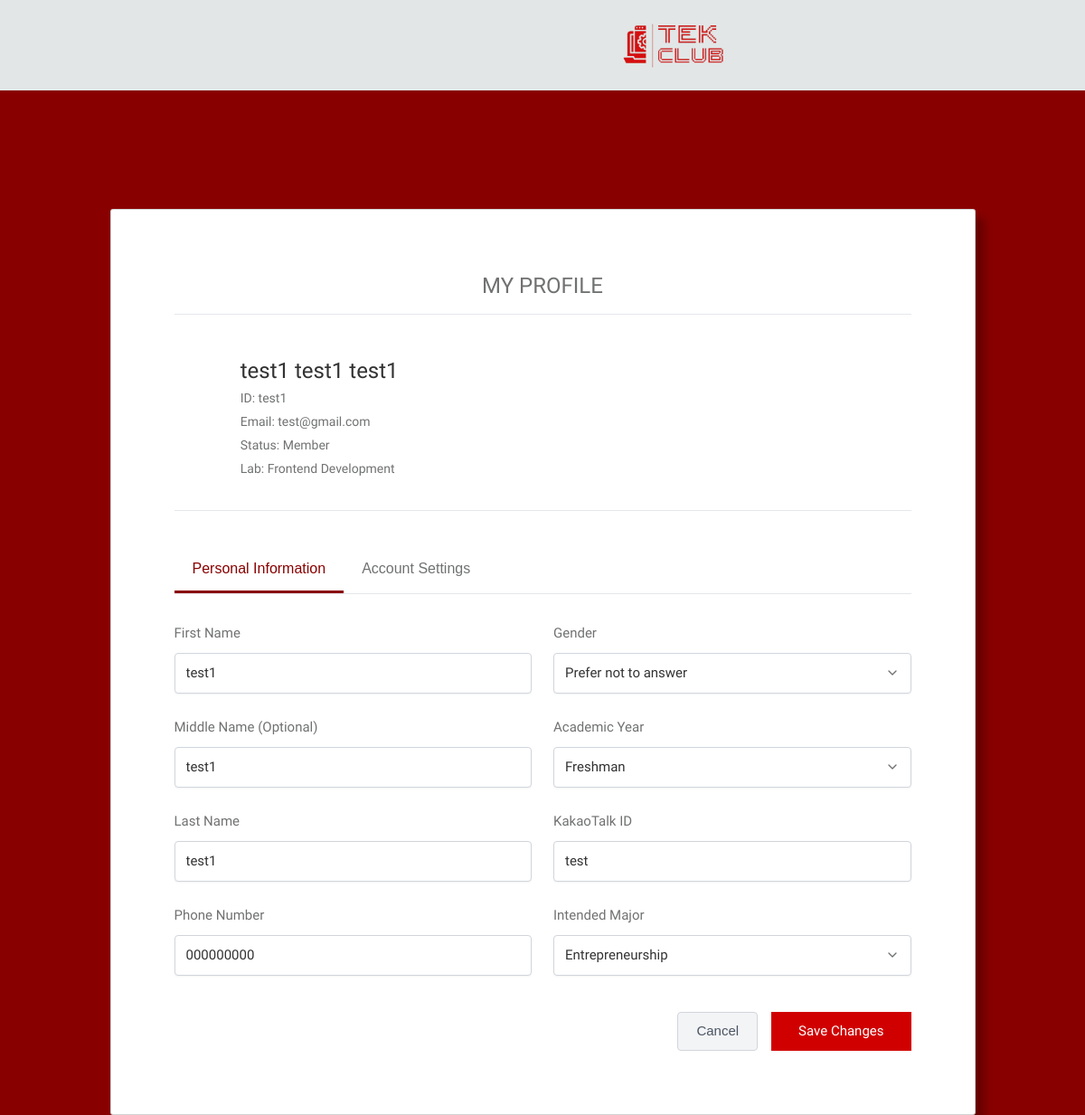
Page /account/mypage/ (signed in) on the committed database.
### app7_account/models.py (models this page shows, shortened)
class UserProfile(models.Model):
    user = models.OneToOneField(User, on_delete=models.CASCADE, related_name='profile')
    phonenumber = models.CharField(max_length=20)
    kakaotalkID = models.CharField(max_length=20)
    middle_name = models.CharField(max_length=50)
    gender = models.CharField(max_length=20, blank=True, null=True, default="")
    academicyear = models.CharField(max_length=20, blank=True, null=True, default="")
    intendedmajor = models.CharField(max_length=50, blank=True, null=True, default="")
    status = models.CharField(max_length=50)
    lab = models.CharField(max_length=50)

### app7_account/views.py (the view, shortened to what this page needs)
# urls.py: path('mypage/', views.mypage, name='mypage'),
@login_required
@transaction.atomic
def mypage(request):
    profile, _ = UserProfile.objects.get_or_create(user=request.user)
    initials = (
        (request.user.first_name[:1] + request.user.last_name[:1]).upper()
        if (request.user.first_name or request.user.last_name)
        else request.user.username[:2].upper()
    )
    return render(request, "mypage.html", {
        "profile": profile,
        "user_initials": initials,
    })

### app7_account/templates/mypage.html (shortened to what this page needs)
{% extends 'base.html' %}
{% load static %}
{% block extra-head %}
<link rel="stylesheet" href="{% static 'mypage.css' %}?{% now "U" %}">
{% endblock %}
{% block otherpages %}
  <body>
    <div class="container">
        <header>
            <div class="header-content">
            <a href="{% url 'landing:landing' %}">
                <img class="element-logo" alt="Element" src="{% static 'img/teklogo.png' %}" />
            </a>
            </div>
        </header>
        <div class="form-container">
            <div class="card">
            <div class="card-content">
                <div class="form-header">
                <h2>MY PROFILE</h2>
                <div class="separator"></div>
                </div>
                <div class="user-summary">
                <div class="user-avatar">
                    <div class="avatar-placeholder">
                    <span>{{ user_initials }}</span>
                    </div>
                </div>
                <div class="user-info">
                    <h3 class="user-name">
                        {{ user.first_name }}
                        {% if profile.middle_name %} {{ profile.middle_name }}{% endif %}
                        {{ user.last_name }}
                    </h3>
                    <p class="user-id">ID: {{ user.username }}</p>
                    <p class="user-email">Email: {{ user.email }}</p>
                    <p class="user-status">Status: {{ profile.status }}</p>
                    <p class="user-status">Lab: {{ profile.lab }}</p>
                </div>
                </div>
                <form method="post" action="">
                <div class="form-tabs">
                    <button type="button" class="tab-btn active" data-tab="personal">Personal Information</button>
                    <button type="button" class="tab-btn" data-tab="account">Account Settings</button>
                </div>
                <div class="tab-content active" id="personal-tab">
                    <div class="form-grid">
                    <div class="form-column">
                        <div class="form-field">
                        <label for="first_name">First Name</label>
                        <input type="text" id="first_name"  name="first_name"  value="{{ user.first_name }}" required>
                    </div>
                        <div class="form-field">
                        <label for="middle_name">Middle Name (Optional)</label>
                        <input type="text" id="middle_name" name="middle_name" value="{{ profile.middle_name }}">
                    </div>
                        <div class="form-field">
                        <label for="last_name">Last Name</label>
                        <input type="text" id="last_name"   name="last_name"   value="{{ user.last_name }}" required>
                    </div>
                        <div class="form-field">
                        <label for="phonenumber">Phone Number</label>
                        <input type="tel"  id="phonenumber" name="phonenumber" value="{{ profile.phonenumber }}">
                    </div>
                    </div>
                    <div class="form-column">
                        <div class="form-field">
                        <label for="gender">Gender</label>
                        <select id="gender" name="gender" class="form-select">
                            <option value="prefer_not_to_answer" {% if profile.gender == 'prefer_not_to_answer' %}selected{% endif %}>Prefer not to answer</option>
                        </select>
                        </div>
                        <div class="form-field">
                        <label for="academicyear">Academic Year</label>
                        <select id="academicyear" name="academicyear" class="form-select">
                            <option value="freshman" {% if profile.academicyear == 'freshman' %}selected{% endif %}>Freshman</option>
                        </select>
                        </div>
                        <div class="form-field">
                        <label for="kakaotalkID">KakaoTalk ID</label>
                        <input type="text" id="kakaotalkID" name="kakaotalkID" value="{{ profile.kakaotalkID }}">
                        </div>
                        <div class="form-field">
                        <label for="intendedmajor">Intended Major</label>
                        <select id="intendedmajor" name="intendedmajor" class="form-select">
                            <option value="entp" {% if profile.intendedmajor == 'entp' %}selected{% endif %}>Entrepreneurship</option>
                        </select>
                        </div>
                    </div>
                    </div>
                </div>
                <div class="action-buttons">
                    <button type="button" class="cancel-button">Cancel</button>
                    <button type="submit" class="submit-button">Save Changes</button>
                </div>
                </form>
            </div>
            </div>
        </div>
    </div>
  </body>
</html>
{% endblock %}

### static/base.css (style rules this page uses)
* { margin: 0; padding: 0; font-family: 'Turret road', sans-serif; }
html, body { font-family: 'Space Mono', 'Space Mono', sans-serif; height: 100%; }

### app7_account/static/mypage.css (style rules this page uses)
* { margin: 0; padding: 0; box-sizing: border-box; }
body { background-color: #890000; min-height: 100vh; display: flex; flex-direction: column; }
.container { display: flex; flex-direction: column; min-height: 100vh; }
header { position: fixed; width: 100%; height: 100px; top: 0; left: 0; background-color: #e2e6e6; z-index: 10; }
.header-content { display: flex; width: 500px; align-items: center; justify-content: center; gap: 50px; padding: 0 18px; position: relative; top: 10px; left: 470px; }
.header-content img { height: 80px; width: auto; }
.element-logo { width: 112px; height: 47px; }
.form-container { width: 100%; display: flex; justify-content: center; align-items: center; margin-top: 231px; padding: 0 20px; }
.card { width: 100%; max-width: 957px; background-color: white; border-radius: 3px; box-shadow: 10px 10px 10px rgba(0, 0, 0, 0.25); }
.card-content { padding: 70px; }
.form-header { margin-bottom: 48px; }
.form-header h2 { font-size: 24px; font-weight: 500; color: #707271; text-align: center; margin-bottom: 16px; }
.separator { width: 100%; height: 1px; background-color: #e5e7eb; }
.form-grid { display: grid; grid-template-columns: 1fr 1fr; gap: 64px 24px; }
.form-column { display: flex; flex-direction: column; gap: 24px; }
.form-field { display: flex; flex-direction: column; gap: 8px; }
.form-field label { font-weight: 500; color: #707271; font-size: 15px; line-height: 27px; }
.form-field input, .form-field select { height: 45px; border: 1px solid #d1d5db; border-radius: 4px; font-size: 15px; padding: 8px 12px; background-color: white; color: #333; width: 100%; box-shadow: 0 1px 2px rgba(0, 0, 0, 0.05); }
.form-select { appearance: none; background-repeat: no-repeat; background-position: right 12px center; background-size: 16px; padding-right: 40px; }
.submit-button { width: 100%; height: 43px; background-color: #d00000; color: white; border: none; font-weight: 500; font-size: 15px; cursor: pointer; transition: background-color 0.2s; }
.user-summary { display: flex; align-items: center; margin-bottom: 40px; padding-bottom: 30px; border-bottom: 1px solid #e5e7eb; }
.user-avatar { display: flex; flex-direction: column; align-items: center; margin-right: 30px; }
.avatar-placeholder { display: flex; align-items: center; justify-content: center; margin-bottom: 10px; }
.avatar-placeholder span { color: white; font-size: 36px; font-weight: 500; }
.user-info { flex: 1; }
.user-name { font-size: 24px; font-weight: 500; color: #333; margin-bottom: 5px; }
.user-id, .user-email, .user-status { color: #707271; margin-bottom: 5px; font-size: 14px; }
.form-tabs { display: flex; border-bottom: 1px solid #e5e7eb; margin-bottom: 30px; }
.tab-btn { padding: 12px 20px; background: none; border: none; border-bottom: 3px solid transparent; font-family: 'Montserrat', Helvetica, sans-serif; font-weight: 500; color: #707271; cursor: pointer; transition: all 0.2s; }
.tab-btn.active { color: #890000; border-bottom-color: #890000; }
.tab-content { display: none; }
.tab-content.active { display: block; }
.action-buttons { display: flex; justify-content: flex-end; gap: 15px; margin-top: 40px; }
.cancel-button { height: 43px; padding: 0 20px; background-color: #f3f4f6; color: #4b5563; border: 1px solid #d1d5db; border-radius: 4px; font-family: 'Montserrat', Helvetica, sans-serif; font-weight: 500; font-size: 15px; cursor: pointer; transition: background-color 0.2s; }
.submit-button { width: auto; padding: 0 30px; }

### rows in the picture
UserProfile: middle_name "test1", status "Member", lab "Frontend Development", phonenumber "000000000", gender "Prefer not to answer", academicyear "Freshman", kakaotalkID "test", intendedmajor "Entrepreneurship"

### other values in the picture
{{ user.first_name }} "test1"
{{ user.last_name }} "test1"
{{ user.username }} "test1"
{{ user.email }} "test@gmail.com"
